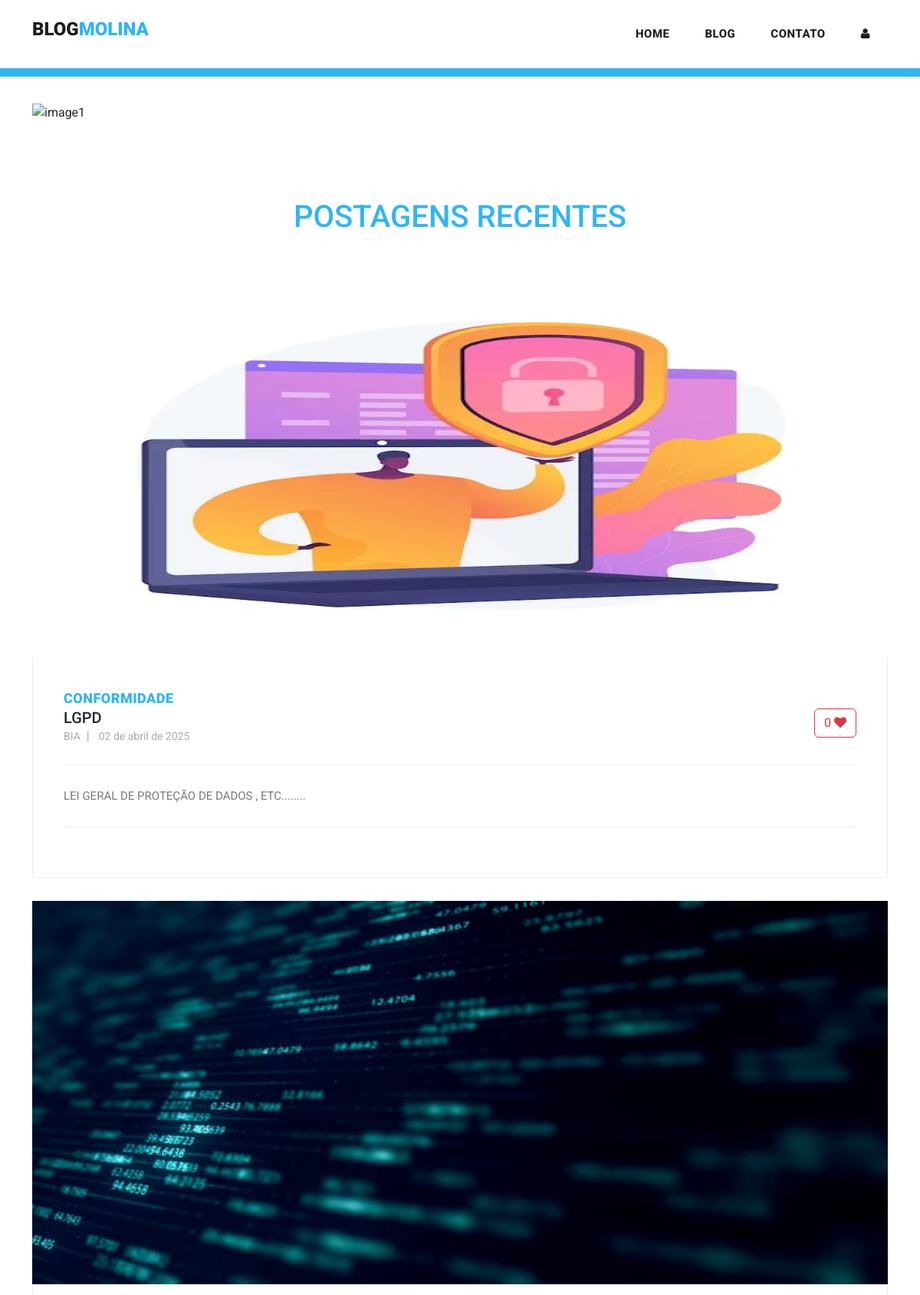
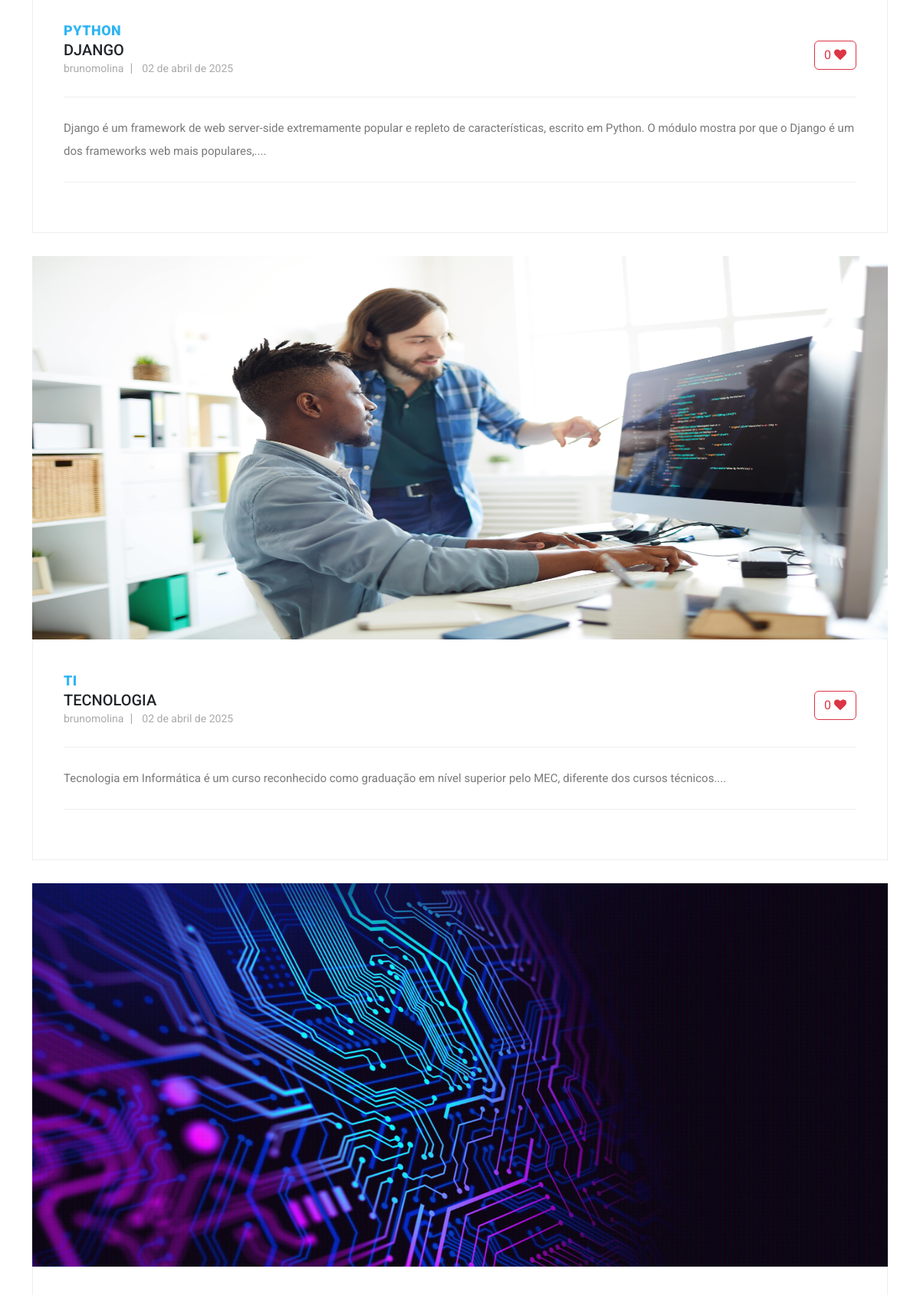
Page /blog (upper part) on the committed database (2 pictures, top to bottom).
### myapp/models.py (models this page shows, shortened)
class Post(models.Model):
    postname = models.CharField(max_length=600)
    category = models.CharField(max_length=600)
    image = models.ImageField(upload_to='images/posts',blank=True,null=True)
    content = models.CharField(max_length=100000)
    time = models.CharField(default=time,max_length=100, blank=True)
    likes = models.IntegerField(null=True,blank=True,default=0)
    user = models.ForeignKey(User,on_delete=models.CASCADE)

### myapp/views.py (the view)
# urls.py: path("blog",views.blog,name="blog"),
def blog(request):
    return render(request,"blog.html",{
            'posts':Post.objects.filter(user_id=request.user.id).order_by("id").reverse(),
            'top_posts':Post.objects.all().order_by("-likes"),
            'recent_posts':Post.objects.all().order_by("-id"),
            'user':request.user,
            'media_url':settings.MEDIA_URL
        })

### templates/blog.html (shortened to what this page needs)
{% load static %}
<!DOCTYPE html>
<html lang="pt-br">
<head>
  <link href="{% static 'vendor/bootstrap/css/bootstrap.min.css' %}" rel="stylesheet">
  <link href="https://cdn.jsdelivr.net/npm/bootstrap@5.3.1/dist/css/bootstrap.min.css" rel="stylesheet"
>
  <link rel="stylesheet" href="{% static 'assets/css/fontawesome.css' %}">
  <link rel="stylesheet" href="{% static 'assets/css/templatemo-stand-blog.css' %}">
  <link rel="stylesheet" href="{% static 'assets/css/owl.css' %}">
  <link rel="stylesheet" href="{% static 'assets/css/styles.css' %}">
</head>
<body>
  {%include 'header.html'%}
  <div class="container mt-5 carousel">
    <div id="carouselExampleCaptions" class="carousel slide">
      <div class="carousel-indicators">
        <button type="button" data-bs-target="#carouselExampleCaptions" data-bs-slide-to="0" class="active"
          aria-current="true" aria-label="Slide 1"></button>
        <button type="button" data-bs-target="#carouselExampleCaptions" data-bs-slide-to="1"
          aria-label="Slide 2"></button>
        <button type="button" data-bs-target="#carouselExampleCaptions" data-bs-slide-to="2"
          aria-label="Slide 3"></button>
        <button type="button" data-bs-target="#carouselExampleCaptions" data-bs-slide-to="3"
          aria-label="Slide 4"></button>
      </div>
      <div class="carousel-inner">
        <div class="carousel-item active">
          <img src="{% static 'assets/images/img1.jpg' %}" alt="image1">
          <div class="carousel-caption d-none d-md-block">
          </div>
        </div>
      </div>
      <button class="carousel-control-prev" type="button" data-bs-target="#carouselExampleCaptions"
        data-bs-slide="prev">
        <span class="carousel-control-prev-icon" aria-hidden="true"></span>
      </button>
      <button class="carousel-control-next" type="button" data-bs-target="#carouselExampleCaptions"
        data-bs-slide="next">
        <span class="carousel-control-next-icon" aria-hidden="true"></span>
      </button>
    </div>
  </div>
  <section class="blog-posts">
    <div class="container">
      <h3 class="text-center" style="margin: 50px; font-size: 40px; color: #30b5f3;">POSTAGENS RECENTES</h3>
      <div class="row">
        <div class="col-lg-12">
          <div class="all-blog-posts">
            <div class="row">
              {% for post in recent_posts %}
              <div class="col-lg-12">
                <div class="blog-post">
                  <div class="blog-thumb">
                    <img src="{{media_url}}{{post.image}}" alt="" style="height: 500px;">
                  </div>
                  <div class="down-content">
                    <span>{{post.category}}</span>
                    <form method="post" action="{% url 'increaselikes' post.id %}">
                      <button class="float-right btn btn-outline-danger" type="submit ">
                        {{post.likes}} <i class="fa fa-heart"></i></button>
                    </form>
                    <a href="{% url 'post' post.id %}" class="text-decoration-none text-dark">
                      <h5>{{post.postname}}</h5>
                    </a>
                    <ul class="post-info">
                      <li><a href="#">{{post.user}}</a></li>
                      <li><a href="#">{{post.time}}</a></li>
                    </ul>
                    <p style="max-width: 100%;">{{post.content|slice:"0:500"}}....</p>
                  </div>
                </div>
              </div>
              {% endfor %}
            </div>
          </div>
        </div>
      </div>
    </div>
  </section>
</body>
</html>

### static/assets/css/templatemo-stand-blog.css (style rules this page uses)
body { font-family: 'Roboto', sans-serif; overflow-x: hidden; text-rendering: optimizeLegibility; -webkit-font-smoothing: antialiased; -moz-osx-font-smoothing: grayscale; }
p { margin-bottom: 0px; font-size: 15px; font-weight: 400; color: #7a7a7a; line-height: 30px; }
a { text-decoration: none!important; }
ul { padding: 0; margin: 0; list-style: none; }
h1,h2,h3,h4,h5,h6 { margin: 0px; }
.blog-posts { margin-top: 100px; }
.blog-posts .blog-post { margin-bottom: 30px; }
.blog-posts .blog-thumb img { width: 100%; overflow: hidden; }
.blog-posts .down-content { padding: 40px; border-right: 1px solid #eee; border-left: 1px solid #eee; border-bottom: 1px solid #eee; }
.blog-posts .down-content span { font-size: 18px; text-transform: uppercase; letter-spacing: 0.5px; font-weight: 900; color: #30b5f3; }
.blog-posts .down-content ul.post-info li { display: inline-block; margin-right: 8px; }
.blog-posts .down-content ul.post-info li:after { content: '|'; color: #aaa; margin-left: 8px; }
.blog-posts .down-content ul.post-info li:last-child::after { display: none; }
.blog-posts .down-content ul.post-info li a { font-size: 14px; color: #aaa; font-weight: 400; transition: all .3s; }
.blog-posts .down-content p { padding: 25px 0px; margin: 25px 0px; border-top: 1px solid #eee; border-bottom: 1px solid #eee; }

### static/assets/css/styles.css (style rules this page uses)
.carousel img { width: 100%; height: 700px; }
.blog-posts .blog-post img, .blog-post img { height: 300px; }

### templates/footer.html (style rules this page uses)
li { text-decoration: none; text-align: left; }
li a { color: rgb(153, 147, 147); }

### rows in the picture
Post: image (picture), category "CONFORMIDADE", likes "0", postname "LGPD", user "BIA", time "02 de abril de 2025", content "LEI GERAL DE PROTEÇÃO DE DADOS , ETC...."
Post: image (picture), category "PYTHON", likes "0", postname "DJANGO", user "brunomolina", time "02 de abril de 2025", content "Django é um framework de web server-side extremamente popular e repleto de características, escrito em Python. O módulo mostra por que o Django é um dos frameworks web mais populares,"
Post: image (picture), category "TI", likes "0", postname "TECNOLOGIA", user "brunomolina", time "02 de abril de 2025", content "Tecnologia em Informática é um curso reconhecido como graduação em nível superior pelo MEC, diferente dos cursos técnicos"
Post: image (picture)
